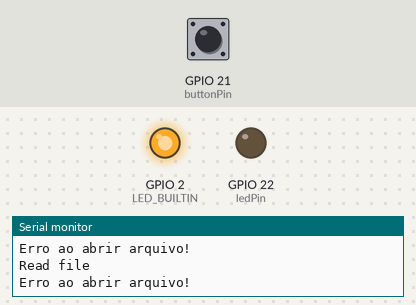
Bench run of a sketch on a simulated ESP32. On the bench: output pins drawn as LEDs (lit = HIGH), the last lines printed to the serial monitor. Dashed ring = blinking. The inputs (shaded band) are chosen by the test bench; at power-on: GPIO 21 (buttonPin) HIGH. WiFi joins after 1.5 s; servers stay silent unless stated; network time is answered at once with the bench clock; the local clock reads 2024-03-15 10:24:30 at power-on unless the sketch sets it; storage starts empty.

Above: at 3.4 s.
3.5 s: GPIO 21 (buttonPin) pulled LOW for 1 s
At 5.8 s:
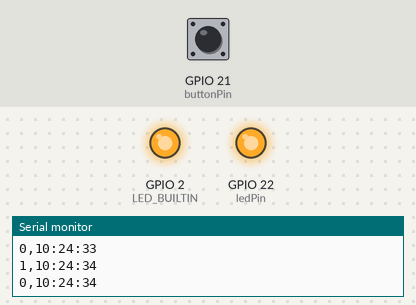
6.1 s: GPIO 21 (buttonPin) pulled LOW for 0.15 s
At 7.1 s:
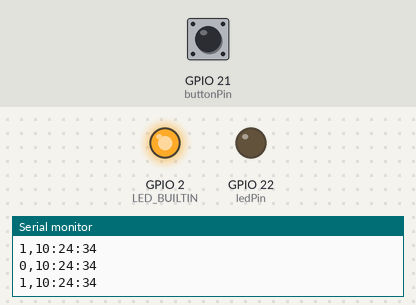
7.8 s: GPIO 21 (buttonPin) pulled LOW for 3.2 s
At 8.17 s:
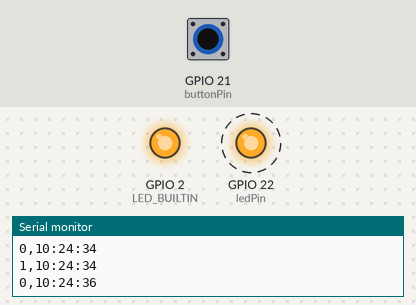
Timing chart, 0 to 12.6 s (numbered marks = the images above; inputs shaded):
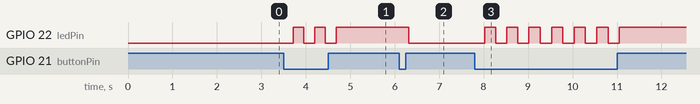

The sketch:

praticaSPIFFS.ino
```cpp
#include <FS.h>
#include "SPIFFS.h"
#include <NTPClient.h> // https://github.com/arduino-libraries/NTPClient
#include <WiFi.h>
#include <queue>

std::queue<String> filaDeStrings;

#define wifi_ssid "NPITI-IoT"
#define wifi_password "NPITI-IoT"

WiFiUDP udp;
NTPClient ntp(udp, "a.st1.ntp.br", -3 * 3600, 60000); // Cria um objeto "NTP" com as configurações.utilizada no Brasil
String hora;

int nowTime, oldTime = 0, num = 0;
int maxLines = 10; // Número máximo de linhas a serem mantidas

int buttonPin = 21;
int ledPin = 22;
int LED_BUILTIN = 2;

String ledState, str, s;

/* Declaração de funções */
void writeFile(String state, String path, String hora);
String readFile(String path);
void formatFile();
void openFS(void);

void setup()
{

  Serial.begin(115200);

  Serial.println("inicio");
  pinMode(LED_BUILTIN, OUTPUT);
  pinMode(buttonPin, INPUT);
  pinMode(ledPin, OUTPUT);

  WiFi.begin(wifi_ssid, wifi_password);

  while (WiFi.status() != WL_CONNECTED)
  {
    delay(1000);
    Serial.println("Conectando ao WiFi...");
  }

  Serial.println("Conectado ao WiFi");
  digitalWrite(LED_BUILTIN, HIGH);

  ntp.begin();       // Inicia o protocolo
  ntp.forceUpdate(); // Atualização

  delay(200);

  // formatFile(); // Apenas a primeira vez que gravar o código

  Serial.println("Abrir arquivo");
  openFS();

  ledState = readFile("/ledLogs.txt");
  int pos = ledState.indexOf(',');
  String ledS = ledState.substring(0, pos);

  if (ledS == "")
    ledS = "0";

  digitalWrite(ledPin, ledS.toInt());
}

void loop()
{

  nowTime = ntp.getEpochTime(); // Obtém o tempo em segundos desde 1 de janeiro de 1970

  int buttonState = digitalRead(buttonPin);

  if (buttonState == LOW)
  {

    if (ledState == "1")
      ledState = "0";

    else
      ledState = "1";

    delay(220);

    digitalWrite(ledPin, ledState.toInt());

    hora = ntp.getFormattedTime();

    writeFile(ledState, "/ledLogs.txt", hora);
  }

  if (nowTime - oldTime >= 20)
  { // Ler o arquivo a cada 20 segundos

    readFile("/ledLogs.txt");

    oldTime = nowTime;
  }
}

void writeFile(String state, String path, String hora)
{
  while (!filaDeStrings.empty()) // Esvazia a fila se ela tiver algo
  {
    filaDeStrings.pop();
  }

  readFile(path); // Chama o readFile para preencher a fila
  File rFile = SPIFFS.open(path, "w");

  if (!rFile) // Se não abriu retorna
  {
    Serial.println("Erro ao abrir arquivo!");
    return;
  }
  filaDeStrings.push(state + "," + hora); // adiciona o ultimo estado a fila

  while (filaDeStrings.size() > maxLines) // enquanto houver maiss logs que o maximo, remova-os
  {
    filaDeStrings.pop();
  }
  while (!filaDeStrings.empty()) // os logs dentro do limite de tamanho são recolocados no arquivo
  {
    rFile.println(filaDeStrings.front());
    filaDeStrings.pop();
  }

  rFile.close();
}

String readFile(String path)
{
  Serial.println("Read file");

  File rFile = SPIFFS.open(path, "r"); // r+ leitura e escrita

  if (!rFile)
  {
    Serial.println("Erro ao abrir arquivo!");
    s = "";

    return s;
  }

  else
  {
    Serial.print("---------- Lendo arquivo " + path + "  ---------");

    while (rFile.position() < rFile.size())
    {
      String line = rFile.readStringUntil('\n'); // Lê uma linha do arquivo
      s = line;
      Serial.println(line);
      filaDeStrings.push(line); // preenche a fila se for utilizar a escrita
    }

    rFile.close();
  }
  return s;
}

void formatFile() // Formata o ESP32
{

  Serial.println("Formantando SPIFFS");

  SPIFFS.format();

  Serial.println("Formatou SPIFFS");
}

void openFS(void) // Inicia i Fs
{

  if (!SPIFFS.begin())
    Serial.println("\nErro ao abrir o sistema de arquivos");

  else
    Serial.println("\nSistema de arquivos aberto com sucesso!");
}
```

Measured:
- after the input at 3.5 s, GPIO 22 (ledPin): alternates HIGH for 0.24 s and LOW for 0.24 s, 5 changes in all, then stays HIGH, starting after 0.22 s
- after the input at 6.1 s, GPIO 22 (ledPin): HIGH → LOW after 0.22 s
- after the input at 7.8 s, GPIO 22 (ledPin): alternates HIGH for 0.25 s and LOW for 0.25 s, 13 changes in all, then stays HIGH, starting after 0.22 s
